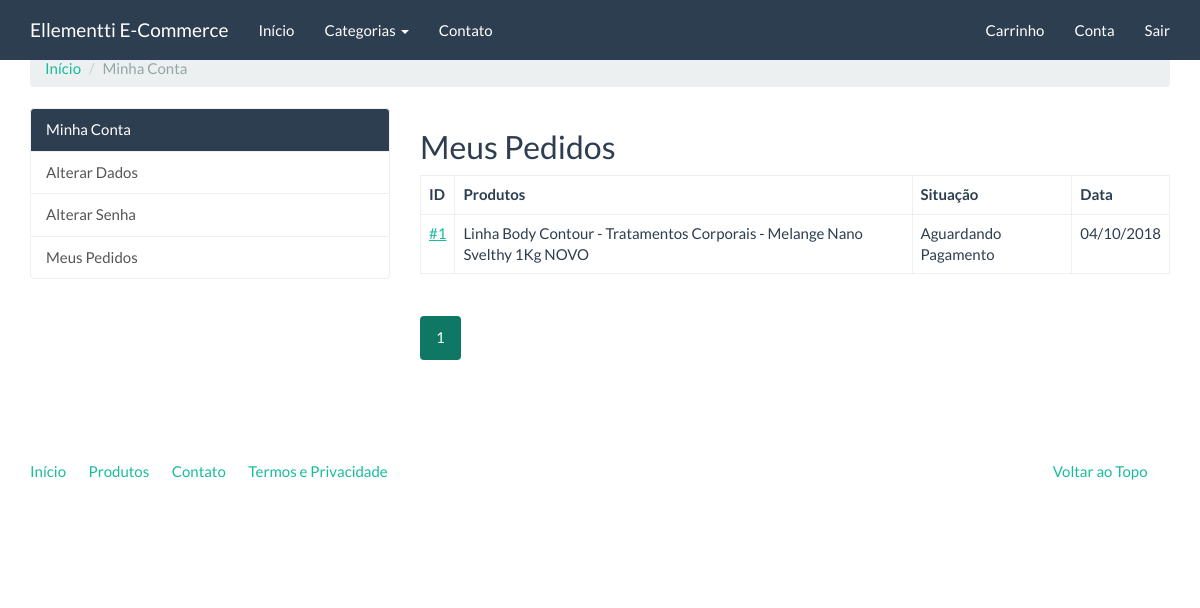
The app's page /compras/meus-pedidos/ (signed in), older data.
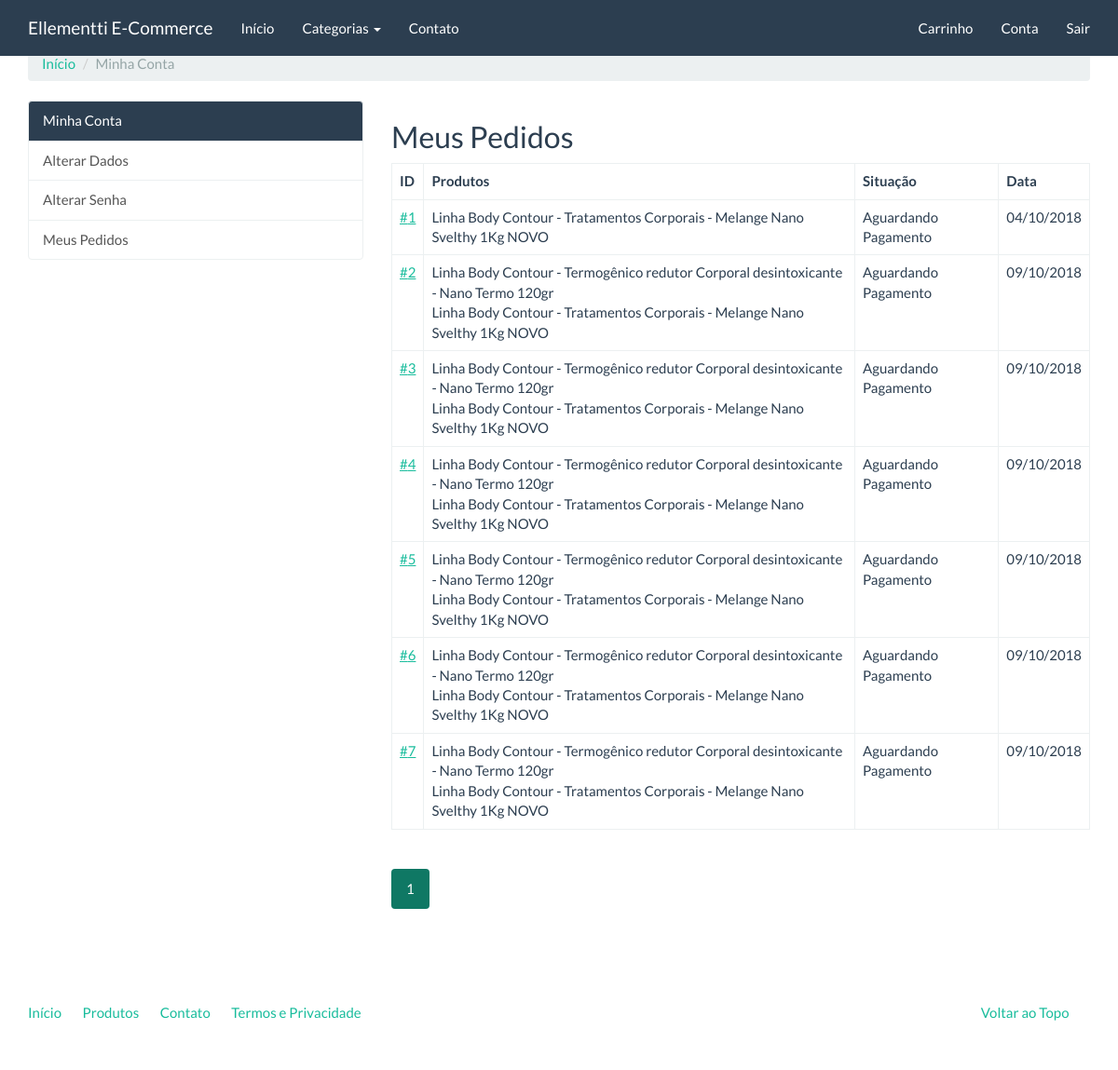
The same page, newer data.
### checkout/models.py (models this page shows, shortened)
class Order(models.Model):
    STATUS_CHOICES = (
        (0, 'Aguardando Pagamento'),
        (1, 'Concluída'),
        (2, 'Cancelada'),
    )
    PAYMENT_OPTION_CHOICES = (
        ('deposit', 'Depósito'),
        ('pagseguro', 'PagSeguro'),
        ('paypal', 'Paypal'),
    )
    user = models.ForeignKey(settings.AUTH_USER_MODEL, verbose_name='Usuário', on_delete=models.CASCADE)
    status = models.IntegerField(
        'Situação', choices=STATUS_CHOICES, default=0, blank=True
    )
    payment_option = models.CharField(
        'Opção de Pagamento', choices=PAYMENT_OPTION_CHOICES, max_length=20,
        default='deposit'
    )
    created = models.DateTimeField('Criado em', auto_now_add=True)
    modified = models.DateTimeField('Modificado em', auto_now=True)
    objects = OrderManager()
    class Meta:
        verbose_name = 'Pedido'
        verbose_name_plural = 'Pedidos'
    def products(self):
        products_ids = self.items.values_list('product')
        return Product.objects.filter(pk__in=products_ids)
    def pagseguro(self):
        self.payment_option = 'pagseguro'
        self.save()
        pg = PagSeguro(
            email=settings.PAGSEGURO_EMAIL, token=settings.PAGSEGURO_TOKEN,
            config={'sandbox': settings.PAGSEGURO_SANDBOX}
        )
        pg.sender = {
            'email': self.user.email
        }
        pg.reference_prefix = ''
        pg.shipping = None
        pg.reference = self.pk
        for item in self.items.all():
            pg.items.append(
                {
                    'id': item.product.pk,
                    'description': item.product.name,
                    'quantity': item.quantity,
                    'amount': '%.2f' % item.price
                }
            )
        return pg
    def paypal(self):
        self.payment_option = 'paypal'
        self.save()
        paypal_dict = {
            'upload': '1',
            'business': settings.PAYPAL_EMAIL,
            'invoice': self.pk,
            'cmd': '_cart',
            'currency_code': 'BRL',
            'charset': 'utf-8',
        }
        index = 1
        for item in self.items.all():
            paypal_dict['amount_{}'.format(index)] = '%.2f' % item.price
            paypal_dict['item_name_{}'.format(index)] = item.product.name
            paypal_dict['quantity_{}'.format(index)] = item.quantity
            index = index + 1
        return paypal_dict

### catalog/models.py (models this page shows, shortened)
class Product(models.Model):
    name = models.CharField('Nome', max_length=100)
    slug = models.SlugField('Identificador', max_length=100)
    category = models.ForeignKey('catalog.Category', verbose_name='Categoria', on_delete=models.CASCADE)
    description = models.TextField('Descrição', blank=True)
    price = models.DecimalField('Preço', decimal_places=2, max_digits=8)
    created = models.DateTimeField('Criado em', auto_now_add=True)
    modified = models.DateTimeField('Modificado em', auto_now=True)
    class Meta:
        verbose_name = 'Produto'
        verbose_name_plural = 'Produtos'
        ordering = ['name']

### checkout/views.py (the view)
class OrderListView(LoginRequiredMixin, ListView):
    template_name = 'checkout/order_list.html'
    paginate_by = 10
    def get_queryset(self):
        return Order.objects.filter(user=self.request.user)

### catalog/context_processors.py (called while the page is built)
def categories(request):
    return {
        'categories': Category.objects.all()
    }

### catalog/models.py (called while the page is built)
    def __str__(self):
        return self.name

    def get_absolute_url(self):
        return reverse('catalog:category', kwargs={'slug': self.slug})

### core/templatetags/pagination.py (called while the page is built)
@register.inclusion_tag('pagination.html')
def pagination(request, paginator, page_obj):
    context = {}
    context['paginator'] = paginator
    context['request'] = request
    context['page_obj'] = page_obj
    getvars = request.GET.copy()
    if 'page' in getvars:
        del getvars['page']
    if len(getvars) > 0:
        context['getvars'] = '&{0}'.format(getvars.urlencode())
    else:
        context['getvars'] = ''
    return context

### checkout/templates/checkout/order_list.html (shortened to what this page needs)
{% extends "accounts/index.html" %}
{% load pagination %}
{% block accounts_container %}
<h2>Meus Pedidos</h2>
<table class="table table-bordered">
    <thead>
        <tr>
            <th>
                ID
            </th>
            <th>
                Produtos
            </th>
            <th>
                Situação
            </th>
            <th>
                Data
            </th>
        </tr>
    </thead>
    <tbody>
        {% for order in object_list %}
        <tr>
            <td>
                <a href="{% url 'checkout:order_detail' order.pk %}">#{{ order.pk }}</a>
            </td>
            <td>
                {% for product in order.products %}
                {{ product.name }}{% if not forloop.last %}<br />{% endif %}
                {% endfor %}
            </td>
            <td>
                {{ order.get_status_display }}
            </td>
            <td>
                {{ order.created|date:"d/m/Y" }}
            </td>
        </tr>
        {% endfor %}
    </tbody>
</table>
{% pagination request paginator page_obj %}
{% endblock %}

### accounts/templates/accounts/index.html (shortened to what this page needs)
{% extends "base.html" %}
{% block container %}
<ol class="breadcrumb">
  <li><a href="{% url 'accounts:index' %}">Início</a></li>
  <li class="active">Minha Conta</li>
</ol>
<div class="row">
    <div class="col-md-4">
        <div class="list-group">
          <a href="{% url 'accounts:index' %}" class="list-group-item active">Minha Conta</a>
          <a href="{% url 'accounts:update_user' %}" class="list-group-item">Alterar Dados</a>
          <a href="{% url 'accounts:update_password' %}" class="list-group-item">Alterar Senha</a>
          <a href="{% url 'checkout:order_list' %}" class="list-group-item">Meus Pedidos</a>
        </div>
    </div>
    <div class="col-md-8">
        {% block accounts_container %}{% endblock %}
    </div>
</div>
{% endblock %}

### core/templates/base.html (shortened to what this page needs)
<!DOCTYPE html>
{% load static %}
<html lang="en">
<head>
	<link rel="stylesheet" href="{% static 'assets/bootstrap.min.css' %}" media="screen" />
	<link rel="stylesheet" href="{% static 'assets/custom.min.css' %}" media="screen" />
</head>
<body>
    <div class="navbar navbar-default navbar-fixed-top">
      <div class="container">
        <div class="navbar-header">
          <a href="" class="navbar-brand">Ellementti E-Commerce</a>
        </div>
        <div class="navbar-collapse collapse" id="navbar-main">
          <ul class="nav navbar-nav">
            <li>
              <a href="{% url 'index' %}">Início</a>
            </li>
            <li class="dropdown">
              <a class="dropdown-toggle" data-toggle="dropdown" href="{% url 'catalog:product_list' %}" id="download">Categorias <span class="caret"></span></a>
            </li>
							<li>
								<a href="{% url 'contact' %}">Contato</a>
							</li>
          </ul>
					<ul class="nav navbar-nav navbar-right">
			  				<li><a href="{% url 'checkout:cart_item' %}">Carrinho</a></li>
							{% if user.is_authenticated %}
							<li><a href="{% url 'accounts:index' %}">Conta</a></li>
							<li><a href="{% url 'logout' %}">Sair</a></li>
							{% else %}
							<li><a href="{% url 'login' %}">Entrar</a></li>
							<li><a href="{% url 'accounts:register' %}">Registro</a></li>
							{% endif %}
          </ul>
        </div>
      </div>
    </div>
    <div class="container margin-top">
				{% block container %}{% endblock%}
		<footer>
			<div class="row">
			  <div class="col-lg-12">
			    <ul class="list-unstyled">
			      <li class="pull-right"><a href="#top">Voltar ao Topo</a></li>
			      <li><a href="{% url 'index' %}">Início</a></li>
			      <li><a href="{% url 'catalog:product_list' %}">Produtos</a></li>
			      <li><a href="{% url 'contact' %}">Contato</a></li>
			      <li><a href="">Termos e Privacidade</a></li>
			    </ul>
			  </div>
			</div>
		</footer>
	</div>
</body>
</html>

### core/templates/pagination.html
<div class="row">
    <div class="col-md-12">
      <nav>
        <ul class="pagination">
            {% for page in paginator.page_range %}
            <li{% if page_obj.number == page %} class="active"{% endif %}><a href="?page={{ page }}{{ getvars }}">{{ page }}</a></li>
            {% endfor %}
        </ul>
      </nav>
    </div>
</div>

Row changes from the older to the newer data that the page shows:
added Order: pk "2", status "Aguardando Pagamento", created "09/10/2018", Product (name "Linha Body Contour - Tratamentos Corporais - Melange Nano Svelthy 1Kg NOVO")
now on this page (row unchanged): Product: name "Linha Body Contour - Termogênico redutor Corporal desintoxicante - Nano Termo 120gr"
added Order: pk "3", status "Aguardando Pagamento", created "09/10/2018", Product (name "Linha Body Contour - Tratamentos Corporais - Melange Nano Svelthy 1Kg NOVO")
added Order: pk "4", status "Aguardando Pagamento", created "09/10/2018", Product (name "Linha Body Contour - Tratamentos Corporais - Melange Nano Svelthy 1Kg NOVO")
added Order: pk "5", status "Aguardando Pagamento", created "09/10/2018", Product (name "Linha Body Contour - Tratamentos Corporais - Melange Nano Svelthy 1Kg NOVO")
added Order: pk "6", status "Aguardando Pagamento", created "09/10/2018", Product (name "Linha Body Contour - Tratamentos Corporais - Melange Nano Svelthy 1Kg NOVO")
added Order: pk "7", status "Aguardando Pagamento", created "09/10/2018", Product (name "Linha Body Contour - Tratamentos Corporais - Melange Nano Svelthy 1Kg NOVO")
